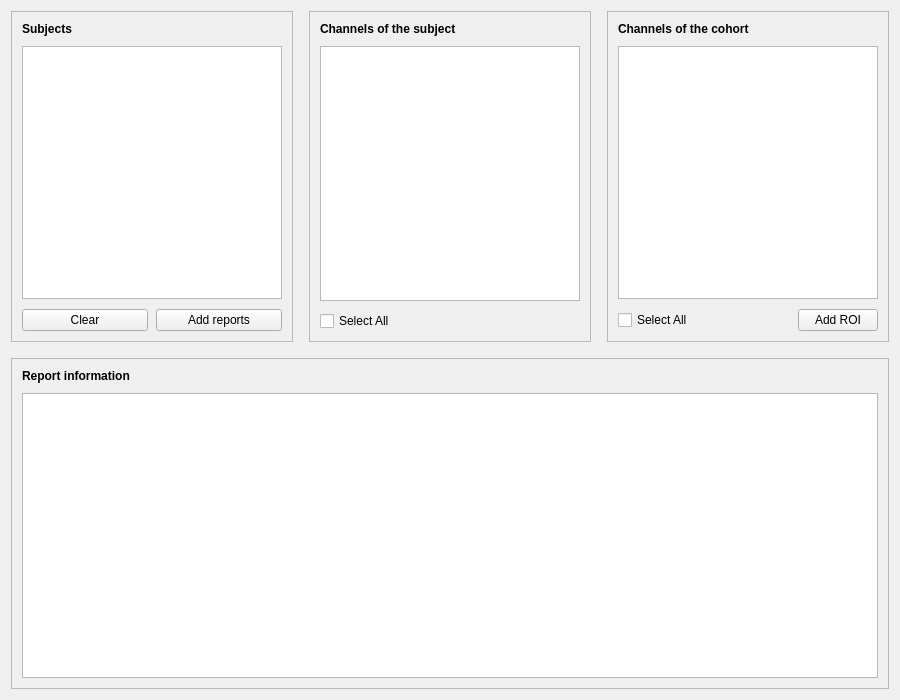
<?xml version="1.0" encoding="UTF-8"?>
<ui version="4.0">
 <class>DetectionsCohortReviewSettingsView</class>
 <widget class="QWidget" name="DetectionsCohortReviewSettingsView">
  <property name="geometry">
   <rect>
    <x>0</x>
    <y>0</y>
    <width>900</width>
    <height>700</height>
   </rect>
  </property>
  <property name="windowTitle">
   <string />
  </property>
  <layout class="QVBoxLayout" name="verticalLayout">
   <property name="spacing">
    <number>16</number>
   </property>
   <item>
    <layout class="QHBoxLayout" name="lists_layout" stretch="1,1,1">
     <property name="spacing">
      <number>16</number>
     </property>
     <item>
      <widget class="QFrame" name="subjects_card">
       <property name="frameShape">
        <enum>QFrame::Shape::StyledPanel</enum>
       </property>
       <property name="frameShadow">
        <enum>QFrame::Shadow::Raised</enum>
       </property>
       <layout class="QVBoxLayout" name="subjects_card_layout">
        <property name="spacing">
         <number>10</number>
        </property>
        <property name="leftMargin">
         <number>10</number>
        </property>
        <property name="topMargin">
         <number>10</number>
        </property>
        <property name="rightMargin">
         <number>10</number>
        </property>
        <property name="bottomMargin">
         <number>10</number>
        </property>
        <item>
         <widget class="QLabel" name="label">
          <property name="font">
           <font>
            <bold>true</bold>
           </font>
          </property>
          <property name="toolTip">
           <string>The subjects of the reports added. Select a subject to show its channels.</string>
          </property>
          <property name="text">
           <string>Subjects</string>
          </property>
         </widget>
        </item>
        <item>
         <widget class="QListView" name="subject_listView">
          <property name="minimumSize">
           <size>
            <width>0</width>
            <height>240</height>
           </size>
          </property>
          <property name="editTriggers">
           <set>QAbstractItemView::EditTrigger::NoEditTriggers</set>
          </property>
         </widget>
        </item>
        <item>
         <layout class="QHBoxLayout" name="subjects_buttons_layout">
          <property name="spacing">
           <number>8</number>
          </property>
          <item>
           <widget class="QPushButton" name="clear_pushButton">
            <property name="toolTip">
             <string>Removes all the reports.</string>
            </property>
            <property name="text">
             <string>Clear</string>
            </property>
           </widget>
          </item>
          <item>
           <widget class="QPushButton" name="add_pushButton">
            <property name="toolTip">
             <string>Adds detailed events cohort reports (.tsv).</string>
            </property>
            <property name="text">
             <string>Add reports</string>
            </property>
           </widget>
          </item>
         </layout>
        </item>
       </layout>
      </widget>
     </item>
     <item>
      <widget class="QFrame" name="subject_channels_card">
       <property name="frameShape">
        <enum>QFrame::Shape::StyledPanel</enum>
       </property>
       <property name="frameShadow">
        <enum>QFrame::Shadow::Raised</enum>
       </property>
       <layout class="QVBoxLayout" name="subject_channels_card_layout">
        <property name="spacing">
         <number>10</number>
        </property>
        <property name="leftMargin">
         <number>10</number>
        </property>
        <property name="topMargin">
         <number>10</number>
        </property>
        <property name="rightMargin">
         <number>10</number>
        </property>
        <property name="bottomMargin">
         <number>10</number>
        </property>
        <item>
         <widget class="QLabel" name="label_2">
          <property name="font">
           <font>
            <bold>true</bold>
           </font>
          </property>
          <property name="toolTip">
           <string>The channels of the selected subject. Double-click a label to rename the channel for this subject; uncheck a channel to remove it.</string>
          </property>
          <property name="text">
           <string>Channels of the subject</string>
          </property>
         </widget>
        </item>
        <item>
         <widget class="QListView" name="chan_subject_listView">
          <property name="minimumSize">
           <size>
            <width>0</width>
            <height>240</height>
           </size>
          </property>
         </widget>
        </item>
        <item>
         <widget class="QCheckBox" name="all_subject_chan_checkBox">
          <property name="text">
           <string>Select All</string>
          </property>
         </widget>
        </item>
       </layout>
      </widget>
     </item>
     <item>
      <widget class="QFrame" name="cohort_channels_card">
       <property name="frameShape">
        <enum>QFrame::Shape::StyledPanel</enum>
       </property>
       <property name="frameShadow">
        <enum>QFrame::Shadow::Raised</enum>
       </property>
       <layout class="QVBoxLayout" name="cohort_channels_card_layout">
        <property name="spacing">
         <number>10</number>
        </property>
        <property name="leftMargin">
         <number>10</number>
        </property>
        <property name="topMargin">
         <number>10</number>
        </property>
        <property name="rightMargin">
         <number>10</number>
        </property>
        <property name="bottomMargin">
         <number>10</number>
        </property>
        <item>
         <widget class="QLabel" name="label_3">
          <property name="font">
           <font>
            <bold>true</bold>
           </font>
          </property>
          <property name="toolTip">
           <string>The channels of all the subjects. A label renamed here is renamed for every subject; uncheck a channel to remove it from every subject.</string>
          </property>
          <property name="text">
           <string>Channels of the cohort</string>
          </property>
         </widget>
        </item>
        <item>
         <widget class="QListWidget" name="chan_cohort_listWidget">
          <property name="minimumSize">
           <size>
            <width>0</width>
            <height>240</height>
           </size>
          </property>
         </widget>
        </item>
        <item>
         <layout class="QHBoxLayout" name="cohort_tools_layout">
          <property name="spacing">
           <number>10</number>
          </property>
          <item>
           <widget class="QCheckBox" name="all_cohort_chan_checkBox">
            <property name="text">
             <string>Select All</string>
            </property>
           </widget>
          </item>
          <item>
           <spacer name="cohort_tools_spacer">
            <property name="orientation">
             <enum>Qt::Orientation::Horizontal</enum>
            </property>
            <property name="sizeHint" stdset="0">
             <size>
              <width>40</width>
              <height>20</height>
             </size>
            </property>
           </spacer>
          </item>
          <item>
           <widget class="QPushButton" name="add_ROI_pushButton">
            <property name="toolTip">
             <string>Averages channels into a region of interest (ROI), for every subject: check the channels to include. Check blank to leave the ROI empty when data are missing; otherwise the missing data are ignored. Rename your channel labels first. Adding the ROIs must be the final step.</string>
            </property>
            <property name="text">
             <string>Add ROI</string>
            </property>
           </widget>
          </item>
         </layout>
        </item>
       </layout>
      </widget>
     </item>
    </layout>
   </item>
   <item>
    <widget class="QFrame" name="information_card">
     <property name="frameShape">
      <enum>QFrame::Shape::StyledPanel</enum>
     </property>
     <property name="frameShadow">
      <enum>QFrame::Shadow::Raised</enum>
     </property>
     <layout class="QVBoxLayout" name="information_card_layout">
      <property name="spacing">
       <number>10</number>
      </property>
      <property name="leftMargin">
       <number>10</number>
      </property>
      <property name="topMargin">
       <number>10</number>
      </property>
      <property name="rightMargin">
       <number>10</number>
      </property>
      <property name="bottomMargin">
       <number>10</number>
      </property>
      <item>
       <widget class="QLabel" name="label_4">
        <property name="font">
         <font>
          <bold>true</bold>
         </font>
        </property>
        <property name="text">
         <string>Report information</string>
        </property>
       </widget>
      </item>
      <item>
       <widget class="QTextEdit" name="message_textEdit">
        <property name="readOnly">
         <bool>true</bool>
        </property>
       </widget>
      </item>
     </layout>
    </widget>
   </item>
  </layout>
 </widget>
 <resources>
  <include location="../../../../snooz-toolbox/src/main/python/ui/themes/themes.qrc" />
 </resources>
 <connections>
  <connection>
   <sender>clear_pushButton</sender>
   <signal>clicked()</signal>
   <receiver>DetectionsCohortReviewSettingsView</receiver>
   <slot>clear_subject_slot()</slot>
   <hints>
    <hint type="sourcelabel">
     <x>54</x>
     <y>312</y>
    </hint>
    <hint type="destinationlabel">
     <x>464</x>
     <y>399</y>
    </hint>
   </hints>
  </connection>
  <connection>
   <sender>add_pushButton</sender>
   <signal>clicked()</signal>
   <receiver>DetectionsCohortReviewSettingsView</receiver>
   <slot>add_subject_slot()</slot>
   <hints>
    <hint type="sourcelabel">
     <x>174</x>
     <y>312</y>
    </hint>
    <hint type="destinationlabel">
     <x>464</x>
     <y>399</y>
    </hint>
   </hints>
  </connection>
  <connection>
   <sender>all_subject_chan_checkBox</sender>
   <signal>clicked()</signal>
   <receiver>DetectionsCohortReviewSettingsView</receiver>
   <slot>select_all_subject_chan_slot()</slot>
   <hints>
    <hint type="sourcelabel">
     <x>425</x>
     <y>311</y>
    </hint>
    <hint type="destinationlabel">
     <x>464</x>
     <y>399</y>
    </hint>
   </hints>
  </connection>
  <connection>
   <sender>all_cohort_chan_checkBox</sender>
   <signal>clicked()</signal>
   <receiver>DetectionsCohortReviewSettingsView</receiver>
   <slot>select_all_cohort_chan_slot()</slot>
   <hints>
    <hint type="sourcelabel">
     <x>705</x>
     <y>321</y>
    </hint>
    <hint type="destinationlabel">
     <x>464</x>
     <y>399</y>
    </hint>
   </hints>
  </connection>
  <connection>
   <sender>add_ROI_pushButton</sender>
   <signal>clicked()</signal>
   <receiver>DetectionsCohortReviewSettingsView</receiver>
   <slot>add_ROI_slot()</slot>
   <hints>
    <hint type="sourcelabel">
     <x>544</x>
     <y>322</y>
    </hint>
    <hint type="destinationlabel">
     <x>464</x>
     <y>399</y>
    </hint>
   </hints>
  </connection>
  <connection>
   <sender>subject_listView</sender>
   <signal>clicked(QModelIndex)</signal>
   <receiver>DetectionsCohortReviewSettingsView</receiver>
   <slot>subject_selection_changed_slot()</slot>
   <hints>
    <hint type="sourcelabel">
     <x>159</x>
     <y>209</y>
    </hint>
    <hint type="destinationlabel">
     <x>464</x>
     <y>399</y>
    </hint>
   </hints>
  </connection>
 </connections>
 <slots>
  <slot>clear_subject_slot()</slot>
  <slot>add_subject_slot()</slot>
  <slot>select_all_subject_chan_slot()</slot>
  <slot>select_all_cohort_chan_slot()</slot>
  <slot>add_ROI_slot()</slot>
  <slot>item_changed_subject_slot()</slot>
  <slot>item_changed_cohort_slot()</slot>
  <slot>subject_selection_changed_slot()</slot>
 </slots>
</ui>
